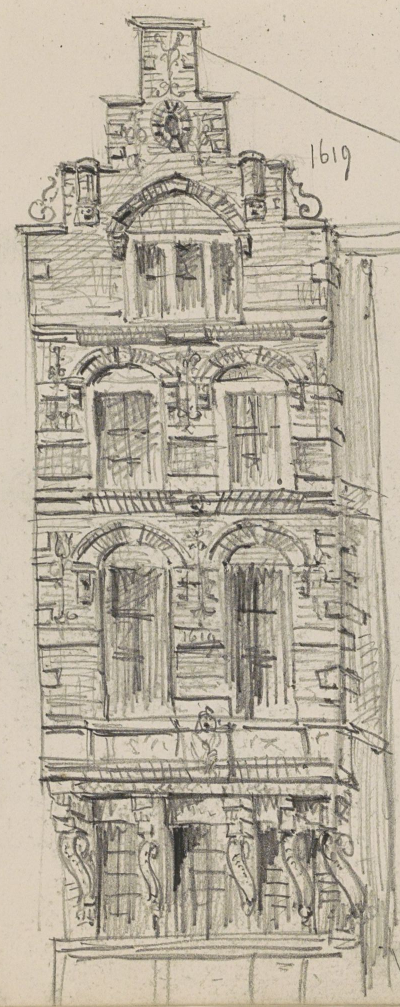
#> input picture spike/sketches/facade_crop.png, 800 x 2014 px (shown at 1/2 size)
$ jupyter execute --allow-errors controlnet_spike.ipynb   (shell and % lines are left out)
#> lines starting #> are read from the running program, lines starting #| are printed output that depends on the picture
# Facade spike: SDXL + ControlNet (Canny)
Colab 런타임을 **GPU(T4)** 로 바꾼 뒤 위에서부터 순서대로 실행하세요. 처음 한 번은 모델 다운로드로 5~10분 걸려요.
스케치 3장(`modern.png`, `villa_elev.png`, `facade_crop.png`)을 업로드하면, 스케치마다 재질 4종 = 총 12장을 만들어요.

[cell 1]
import os, shutil
os.makedirs('sketches', exist_ok=True)
for n in ['modern.png', 'villa_elev.png', 'facade_crop.png']:   # Colab 왼쪽 파일 패널의 /content/sample_data 에 올려둔 파일
    shutil.copy(f'/content/sample_data/{n}', f'sketches/{n}')
print(os.listdir('sketches'))

[cell 2]
import torch, cv2, numpy as np
from PIL import Image
from diffusers import ControlNetModel, StableDiffusionXLControlNetPipeline, AutoencoderKL

#> (the rest of this cell did not finish here and is left out)

[cell 3]
# ---- 조절할 값 ----
CONTROL_SCALE = 0.8      # 높을수록 스케치에 충실, 낮을수록 AI가 자유롭게
CANNY_LOW, CANNY_HIGH = 50, 150   # 연필 질감이 너무 많이 잡히면 올리고, 선이 끊기면 내리세요
STEPS, SEED, MAXSIDE = 30, 42, 1024
EXTRA = ""               # 예: "at dusk, surrounded by forest"

MATERIALS = {
    "concrete": "exposed concrete finish, modern industrial look",
    "brick":    "red brick facade, warm classic look",
    "glass":    "full-height glass curtain wall, maximum openness",
    "wood":     "timber louvers and wood cladding, natural texture",
}
PROMPT = ("photorealistic architectural exterior photograph, {m}, natural daylight, "
          "professional architecture photography, highly detailed {extra}")
NEG = "sketch, drawing, line art, cartoon, painting, lowres, blurry, text, watermark, extra floors, distorted geometry"

def control_image(path):
#> called with path = 'sketches/facade_crop.png'
    im = Image.open(path).convert("RGB")
#> im is the input picture: PIL image 800x2014 RGB; mean R, G, B 184.2, 175.3, 159
    s = MAXSIDE / max(im.size)
#> s = 0.508
    w, h = (int(im.width * s) // 8 * 8, int(im.height * s) // 8 * 8)
#> w = 400; h = 1024
    im = im.resize((w, h), Image.LANCZOS)
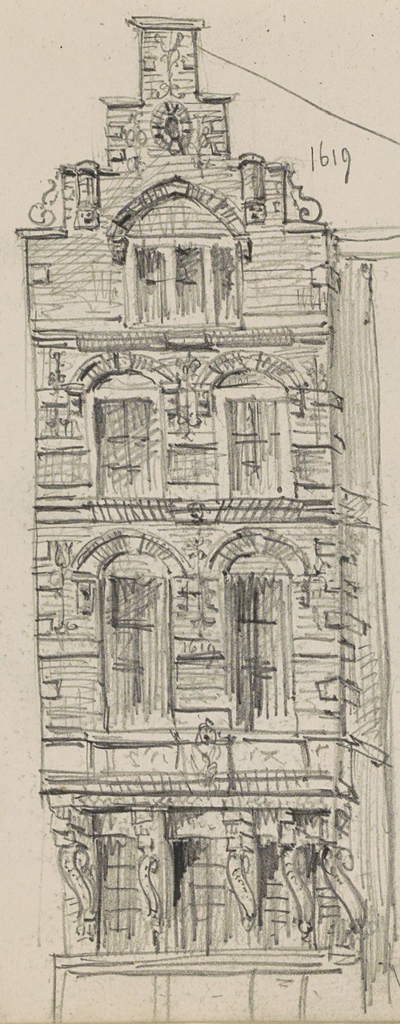
#> im: PIL image 400x1024 RGB; mean R, G, B 184.2, 175.3, 159
    g = cv2.GaussianBlur(cv2.cvtColor(np.array(im), cv2.COLOR_RGB2GRAY), (3, 3), 0)
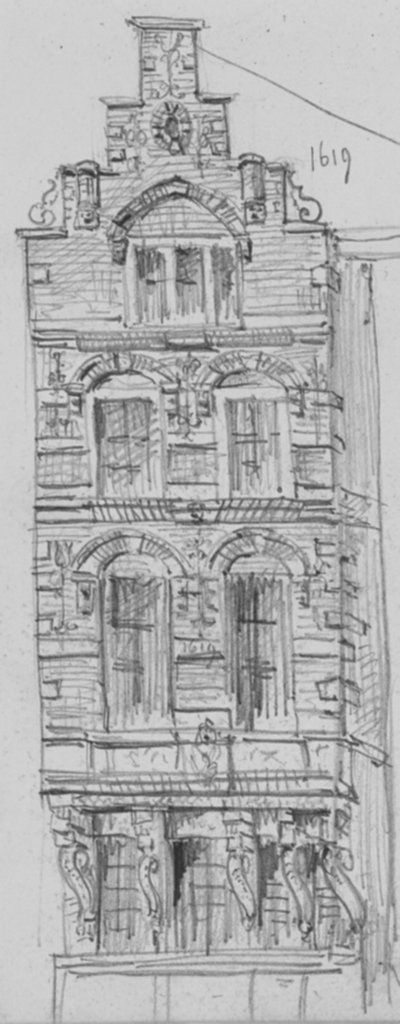
#> g: shape (1024, 400); min 46, max 214, mean 176.1
    e = cv2.Canny(g, CANNY_LOW, CANNY_HIGH)
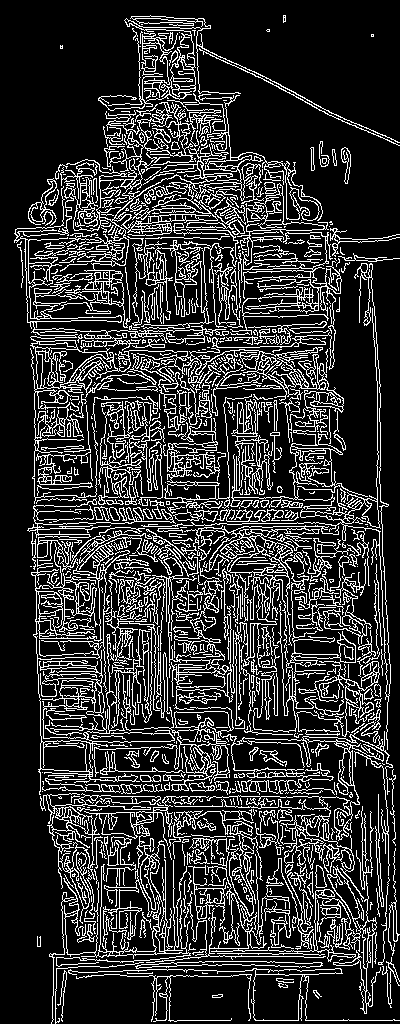
#> e: shape (1024, 400); 19.6% white in thin lines or dots
#> `ctrl, w, h = control_image(path)`: ctrl: PIL image 400x1024 RGB; 19.6% white in thin lines or dots
#> `ctrl, w, h = control_image(path)`: w = 400; h = 1024
    return Image.fromarray(np.stack([e] * 3, -1)), w, h

[cell 4]
import glob, zipfile
os.makedirs('out', exist_ok=True)
#> (the rest of this cell did not finish here and is left out)
